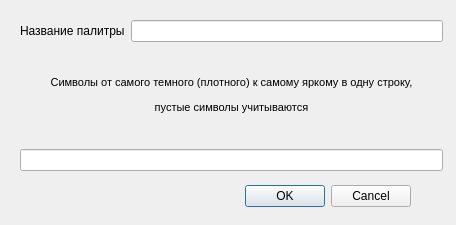
<?xml version="1.0" encoding="UTF-8"?>
<ui version="4.0">
 <class>Dialog</class>
 <widget class="QDialog" name="Dialog">
  <property name="geometry">
   <rect>
    <x>0</x>
    <y>0</y>
    <width>456</width>
    <height>225</height>
   </rect>
  </property>
  <property name="windowTitle">
   <string>Dialog</string>
  </property>
  <widget class="QDialogButtonBox" name="buttonBox">
   <property name="geometry">
    <rect>
     <x>70</x>
     <y>180</y>
     <width>341</width>
     <height>32</height>
    </rect>
   </property>
   <property name="orientation">
    <enum>Qt::Horizontal</enum>
   </property>
   <property name="standardButtons">
    <set>QDialogButtonBox::Cancel|QDialogButtonBox::Ok</set>
   </property>
  </widget>
  <widget class="QWidget" name="verticalLayoutWidget">
   <property name="geometry">
    <rect>
     <x>20</x>
     <y>20</y>
     <width>423</width>
     <height>151</height>
    </rect>
   </property>
   <layout class="QVBoxLayout" name="verticalLayout">
    <item>
     <layout class="QHBoxLayout" name="horizontalLayout">
      <item>
       <widget class="QLabel" name="label">
        <property name="text">
         <string>Название палитры</string>
        </property>
       </widget>
      </item>
      <item>
       <widget class="QLineEdit" name="nameEdit"/>
      </item>
     </layout>
    </item>
    <item>
     <widget class="QLabel" name="label_2">
      <property name="enabled">
       <bool>true</bool>
      </property>
      <property name="font">
       <font>
        <pointsize>8</pointsize>
       </font>
      </property>
      <property name="text">
       <string>&lt;html&gt;&lt;head/&gt;&lt;body&gt;&lt;p align=&quot;center&quot;&gt;Символы от самого темного (плотного) к самому яркому в одну строку,&lt;/p&gt;&lt;p align=&quot;center&quot;&gt;пустые символы учитываются&lt;/p&gt;&lt;/body&gt;&lt;/html&gt;</string>
      </property>
     </widget>
    </item>
    <item>
     <widget class="QLineEdit" name="paletteEdit">
      <property name="enabled">
       <bool>true</bool>
      </property>
     </widget>
    </item>
   </layout>
  </widget>
  <widget class="QLabel" name="errorLabel">
   <property name="geometry">
    <rect>
     <x>70</x>
     <y>190</y>
     <width>131</width>
     <height>16</height>
    </rect>
   </property>
   <property name="text">
    <string/>
   </property>
  </widget>
 </widget>
 <resources/>
 <connections>
  <connection>
   <sender>buttonBox</sender>
   <signal>accepted()</signal>
   <receiver>Dialog</receiver>
   <slot>accept()</slot>
   <hints>
    <hint type="sourcelabel">
     <x>248</x>
     <y>254</y>
    </hint>
    <hint type="destinationlabel">
     <x>157</x>
     <y>274</y>
    </hint>
   </hints>
  </connection>
  <connection>
   <sender>buttonBox</sender>
   <signal>rejected()</signal>
   <receiver>Dialog</receiver>
   <slot>reject()</slot>
   <hints>
    <hint type="sourcelabel">
     <x>316</x>
     <y>260</y>
    </hint>
    <hint type="destinationlabel">
     <x>286</x>
     <y>274</y>
    </hint>
   </hints>
  </connection>
 </connections>
</ui>
